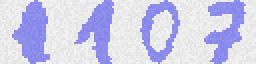
#> input picture final assignment/dataset-images/1107.png, 128 x 32 px (shown 2 times larger); its folder holds only this picture in this run
$ jupyter execute --allow-errors 'Feature Extraction.ipynb'
#> lines starting #> are read from the running program, lines starting #| are printed output that depends on the picture
# Imports and Configuration

[cell 1]
import os
import numpy as np
import pandas as pd

import shutil
from skimage import io, color, filters, util, measure

[cell 2]
# Dataset images directory
DATASET_IMAGES_PATH = '../dataset-images'

# Grid-based dataset csv file
DATASET_CSV_PATH = '../dataset-numpy'

# Cropped images directory
CROPPED_IMAGES_PATH = '../cropped-images'

# Temp directory
TEMP_DIR_PATH = '../temp'

# Splitting Images
While the end result of the assignment is to classify postal codes (four numbers written next to one another), classifiying postal codes as a whole isn't a good idea due to the (very) limited number of training samples we have for them. For this reason, the postal codes will be split up into four images, each containing a single number. These numbers can then be used for training purposes.

During classification, we will once again split the number into four digits, and classify each of them separately.

[cell 3]
# Crop an image (size 128x32) into four images (size 32x32)
# Returns an array of four cropped images
def crop_image(image):
  crops = []
  for i in range(5):
    y1 = 0
    y2 = 32
    x1 = i * 32
    x2 = (i + 1) * 32
    crops.append(image[y1:y2, x1:x2])

  return crops

[cell 4]
# Create the directory structure
if not os.path.isdir(DATASET_CSV_PATH):
  os.mkdir(DATASET_CSV_PATH)

if not os.path.isdir(TEMP_DIR_PATH):
  os.mkdir(TEMP_DIR_PATH)

if not os.path.isdir(CROPPED_IMAGES_PATH):
  os.mkdir(CROPPED_IMAGES_PATH)

  for i in range (0, 10):
    os.mkdir(CROPPED_IMAGES_PATH + '/' + str(i))

[cell 5]
# Store the file name (integer, without extension) for the last file saved in the folders 0-9
last_filename = [0, 0, 0, 0, 0, 0, 0, 0, 0, 0]

# Save the image to file in the directory with the specified label
def save_image(image, label):
  path = CROPPED_IMAGES_PATH + '/' + label + "/" + str(last_filename[int(label)]) + ".jpg"
  io.imsave(path, image)
  last_filename[int(label)] += 1

[cell 6]
# For each image in the dataset, crop it and write its four
# resulting images to files
for file in os.listdir(DATASET_IMAGES_PATH):
  image = io.imread(DATASET_IMAGES_PATH + '/' + file)
#> image is the input picture: shape (32, 128, 3); mean R, G, B 205, 205, 235
  labels = list(file.split(".")[0])

  crops = crop_image(image)
#> after the loop in crop_image, `for i in range(5):`: crops = 5 items
#> crops = 5 items
  for i in range(4):
    save_image(crops[i], labels[i])
#> this loop made 4 passes
#> pass 1, in save_image, `io.imsave(path, image)`:
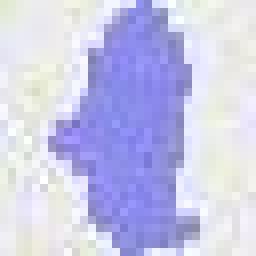
#> saved as 0.jpg: shape (32, 32, 3) (shown 8 times larger); mean R, G, B 200.3, 200.4, 232.8
#> pass 2, in save_image (call 2), `io.imsave(path, image)`:
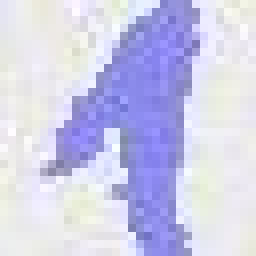
#> saved as 1.jpg: shape (32, 32, 3) (shown 8 times larger); mean R, G, B 205.6, 205.3, 233.4

# Feature Extraction

## Grid Based Features
For this section, we'll be creating a dataset on grid based features. Basically, this means we'll be dividing the image into several squares and counting the number of pixels (that are part of the written number) are in each square.

In order to create the dataset, a few helper functions are required:

Firstly, we'll transform the image into binary to easily differentiate between pixeles that are and aren't part of the written number. For this, a threshold will be used.

Secondly, we'll use a to_grid() function that takes in the binary image and splits it up into several squares. This function takes the grid_size as input, to determine how many squares it should divide the image up into. A grid size of 8 would result in an 8x8 grid, meaning 64 squares.

Lastly, the count_positive() function takes the grid as input and counts all the "positive" pixels (pixels that are part of the written digit). This function outputs the total number of positive pixels per grid as an array. An image in an 8x8 grid would be turned into an array of 64 integers.

To make this easier to use, a function is defined that takes in a regular image (of a single handwritten digit), pipes it through all the functions described above, and returns the the final array from count_positive().

[cell 7]
# Transform an image to its binary form
# [40 lines left out: functions to_binary, to_grid, count_positive, image_to_count, not called in this run]

With the required functionality taken care of, we need to actually take all the images and translate them into the arrays described above. Then we need to take the data we created, and write it to file to be used later.

We'll create a file writer at the path defined in the configuration section, write a header for clarification and then loop through all the cropped images we created earlier. We'll then turn the images into arrays using the image_to_count() function, and write it to the file in CSV format:

image_label,count1,count2,count3,count4,...

[cell 8]
def create_dataset(grid_size):

  # Create a file writer
#> called with grid_size = 1
  f = open(DATASET_CSV_PATH + '/grid_dataset_' + str(grid_size) + '.csv', 'w')

  # Write a file header
  f.write('label')
  for i in range(1,(grid_size**2 + 1)):
    f.write(',sum_' + str(i))
  f.write('\r\n')

  # Loop through all the cropped images, transform them into counts, and write the output to a file
  for i in range(0,10):
    dir = CROPPED_IMAGES_PATH + '/' + str(i) + "/"
    for file in os.listdir(dir):
      file_path = dir + file
      image = io.imread(file_path)
      image_count = image_to_count(image, grid_size)

      # Write the label to the file
      f.write(str(i))

      # Write all sums to the file, separated by a comma
      for count in image_count:
          f.write(',')
          f.write(str(count))

      # Go to the next line in the file
      f.write('\r\n')

  # Close the file writer
  f.close()

For every possible grid type, run the create_dataset() function. This allows us to compare the accuracy of each dataset in a later stage.

[cell 9]
for i in [1, 2, 4, 8, 16, 32]:
  create_dataset(i)

## Image Based Features

Author: Dovydas Valiulis 436254

To gather features from the image first, we have to do image preprocessing. The first step is to convert the RGB image into a grayscale image. After that, we apply a gaussian filter to blur an image to make digit more uniform and make sure that the digit area does not have small holes. Next, we calculate the threshold for an image where we can separate digit from the background. After that, we apply the threshold to a greyscale image to get a binary representation of an image. We invert the binary image to label area of the digit instead of the area of the background. Finally, we create label from an inverted binary image from which we can gather various features.

We have decided to select 15 features from the region of a digit.
1. Area - an area of the region
2. Perimeter - the perimeter of the region
3. Orientation - the angle between the x-axis(row) and the major axis. value can be between -90 to 90 degrees
4. Euler's number - number of regions minus the number of holes in those regions
5. Major axis length - length of the major axis of the region
6. Bounding box area - an area of the box that encloses a region
7. Centroid - the center of mass of the region. value as a tuple (x coordinate, y coordinate)
8. Eccentricity - the ratio of the distance between the foci and major axis length. values range from 0 to 1
9. Bounding box - coordinates of the bounding box. value is a list of four items
10. Convex area - number of pixels in ConvexImage.
11. Equivalent diameter - diameter of a circle with the same area as the region
12. Extent - the ratio between pixels in the bounding box and pixels in the region
13. Filled area - the area of the region with its all holes filled in
14. Minor axis length - length of the minor axis of the region
15. Solidity - area divided by convex area

[cell 10]
# Method that extracts image properties from an image and returns dataframe of features of that image
# [31 lines left out: function get_image_props, not called in this run]

After we decided what feature to collect from the image we load all images and gather features of each image. We store these features in pandas dataframe to easily visualize properties of the dataset and easily gather statistics of this dataset.

[cell 11]
# Method that loads all croped images of the number specified
# returns dataframe of all properties of all images of specified number and adds labels to that datafrane
def load_all_number_image_props(img_no):
#> called with img_no = 0
    images = io.imread_collection("{}/{}/*.jpg".format(CROPPED_IMAGES_PATH, img_no))
    image_props = [get_image_props(image) for image in images]
#> image_props = []
    df = pd.concat(image_props, ignore_index=True)
    df['label'] = img_no
    return df
